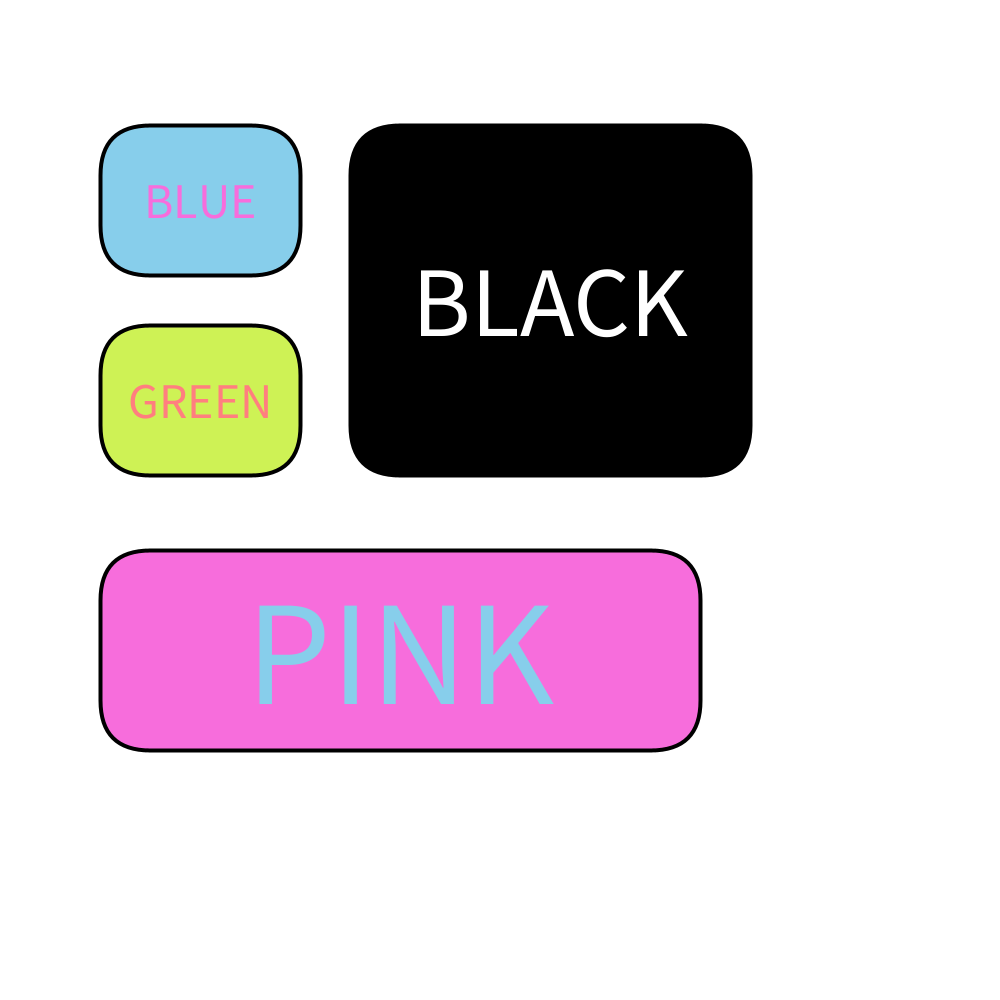
Frame 1 (no input)
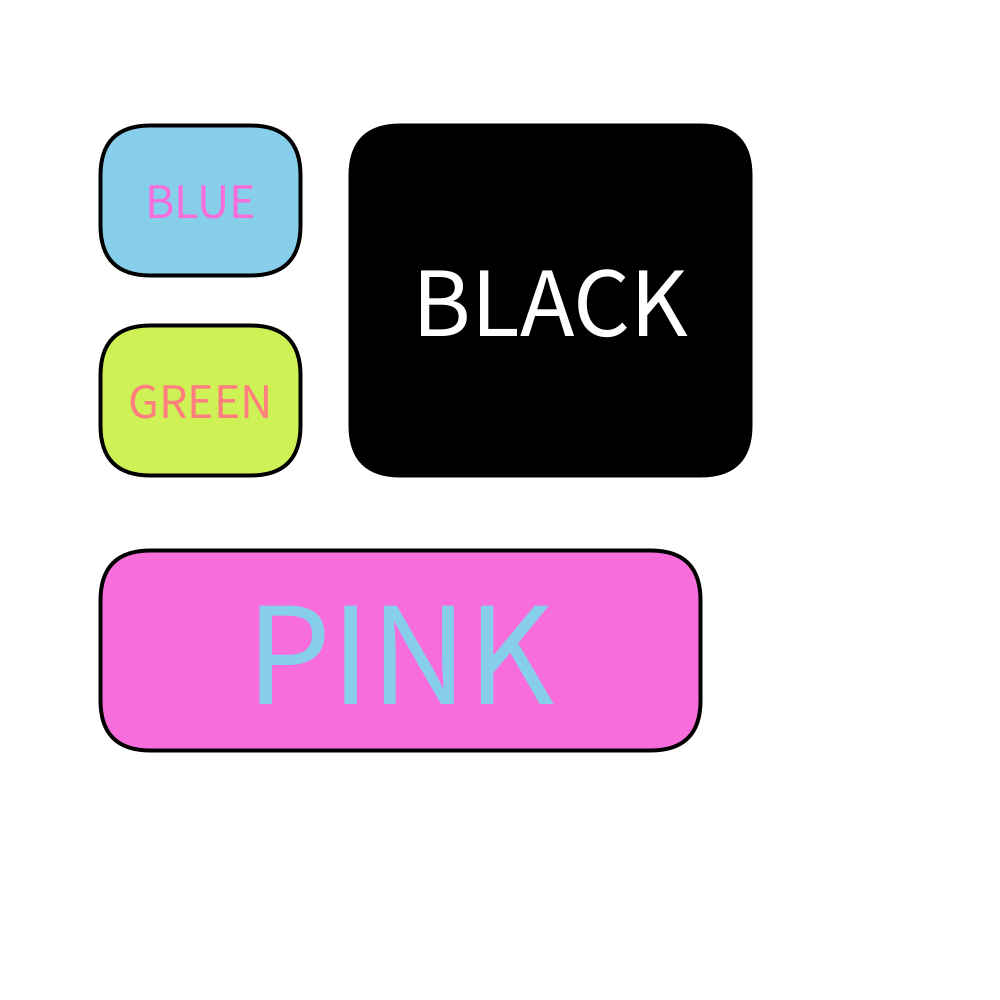
Frame 60 (the mouse pressed at the canvas centre just before this capture)
Frame 120 (the mouse held since frame 60 and released just before this capture): identical to frame 60, image omitted

The Processing sketch that drew these frames (run headless with seeded random() and noise(); from frame 60 on, the mouse is pressed at the canvas centre):

// Processing sketch: ButtonOOP
// ── ButtonOOP.pde
// Color Pallete
color white = #FFFFFF;
color black = #000000;
color blue = #87CEEB;
color red = #FF7F7F;
color pink = #F76DDC;
color green = #CEF255;
color yellow = #FFF387;

boolean mouseReleased;
boolean wasPressed;

color bkg;
Button[] myButtons;

void setup() {
  size(1000, 1000);
  bkg = white;

  myButtons = new Button[4];
  myButtons[0] = new Button("BLUE", 200, 200, 200, 150, blue, pink);
  myButtons[1] = new Button("GREEN", 200, 400, 200, 150, green, red);
  myButtons[2] = new Button("PINK", 400, 650, 600, 200, pink, blue);
  myButtons[3] = new Button("BLACK", 550, 300, 400, 350, black, white);
}

void draw() {
  click();
  background(bkg);

  int i = 0;
  while (i < 4) {
    myButtons[i].show();
    if (myButtons[i].clicked) {
      bkg = myButtons[i].normal;
    }
    i++;
  }
}

// ── Buttons.pde
//// Instance Variables
//int x, y, w, h;
//boolean clicked;
//color highlight, normal;
//String text;

class Button {
  // Instance Variables
  int x, y, w, h;
  boolean clicked;
  color highlight, normal;
  String text;

  //Constructor
  Button(String t, int _x, int _y, int _w, int _h, color norm, color high) {
    x = _x;
    y = _y;
    w = _w;
    h = _h;
    text = t;
    highlight = high;
    normal = norm;
    clicked = false;
  }

  // Behavioural Functions
  void show() {

    drawButton();
    drawLabel();
    checkForClick();
  }

  boolean touchingMouse() {
    return mouseX > x-w/2 && mouseX < x+w/2 && mouseY > y-h/2 && mouseY < y+h/2;
  }

  void drawButton() {
    rectMode(CENTER);
    if (touchingMouse()) {
      fill(highlight);
    } else {
      fill(normal);
    }
    stroke(0);
    strokeWeight(4);
    rect(x, y, w, h, 50);
  }

  void drawLabel() {
    textAlign(CENTER, CENTER);
    if (touchingMouse()) {
      fill(normal);
    } else {
      fill(highlight);
    }
    textSize(w/4);
    text(text, x, y);
  }

  void checkForClick() {
    if (mouseReleased && touchingMouse()) {
      clicked = true;
    } else {
      clicked = false;
    }
  }
}

// ── Utilities.pde
void click() {
  mouseReleased = false;
  if (mousePressed) wasPressed = true;
  if (wasPressed && !mousePressed) {
    mouseReleased = true;
    wasPressed = false;
  }
}
